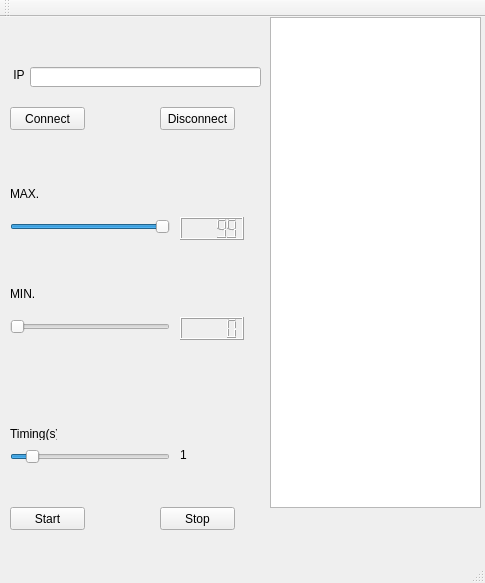
<?xml version="1.0" encoding="UTF-8"?>
<ui version="4.0">
 <class>MainWindow</class>
 <widget class="QMainWindow" name="MainWindow">
  <property name="geometry">
   <rect>
    <x>0</x>
    <y>0</y>
    <width>485</width>
    <height>583</height>
   </rect>
  </property>
  <property name="windowTitle">
   <string>MainWindow</string>
  </property>
  <widget class="QWidget" name="centralWidget">
   <widget class="QPushButton" name="ConnectButton">
    <property name="geometry">
     <rect>
      <x>10</x>
      <y>90</y>
      <width>75</width>
      <height>23</height>
     </rect>
    </property>
    <property name="text">
     <string>Connect</string>
    </property>
   </widget>
   <widget class="QPushButton" name="DisconnectButton">
    <property name="geometry">
     <rect>
      <x>160</x>
      <y>90</y>
      <width>75</width>
      <height>23</height>
     </rect>
    </property>
    <property name="text">
     <string>Disconnect</string>
    </property>
   </widget>
   <widget class="QTextBrowser" name="Producer_txtBox">
    <property name="geometry">
     <rect>
      <x>270</x>
      <y>0</y>
      <width>211</width>
      <height>491</height>
     </rect>
    </property>
   </widget>
   <widget class="QLabel" name="label">
    <property name="geometry">
     <rect>
      <x>10</x>
      <y>50</y>
      <width>16</width>
      <height>16</height>
     </rect>
    </property>
    <property name="text">
     <string> IP</string>
    </property>
   </widget>
   <widget class="QSlider" name="HS_MAX">
    <property name="geometry">
     <rect>
      <x>10</x>
      <y>200</y>
      <width>160</width>
      <height>19</height>
     </rect>
    </property>
    <property name="minimum">
     <number>1</number>
    </property>
    <property name="value">
     <number>99</number>
    </property>
    <property name="orientation">
     <enum>Qt::Horizontal</enum>
    </property>
   </widget>
   <widget class="QSlider" name="HS_MIN">
    <property name="geometry">
     <rect>
      <x>10</x>
      <y>300</y>
      <width>160</width>
      <height>19</height>
     </rect>
    </property>
    <property name="minimum">
     <number>0</number>
    </property>
    <property name="orientation">
     <enum>Qt::Horizontal</enum>
    </property>
   </widget>
   <widget class="QSlider" name="HS_Timing">
    <property name="geometry">
     <rect>
      <x>10</x>
      <y>430</y>
      <width>160</width>
      <height>19</height>
     </rect>
    </property>
    <property name="maximum">
     <number>10</number>
    </property>
    <property name="value">
     <number>1</number>
    </property>
    <property name="orientation">
     <enum>Qt::Horizontal</enum>
    </property>
   </widget>
   <widget class="QPushButton" name="StartButton">
    <property name="geometry">
     <rect>
      <x>10</x>
      <y>490</y>
      <width>75</width>
      <height>23</height>
     </rect>
    </property>
    <property name="text">
     <string>Start</string>
    </property>
   </widget>
   <widget class="QPushButton" name="StopButton">
    <property name="geometry">
     <rect>
      <x>160</x>
      <y>490</y>
      <width>75</width>
      <height>23</height>
     </rect>
    </property>
    <property name="text">
     <string>Stop</string>
    </property>
   </widget>
   <widget class="QLCDNumber" name="LCD_MAX">
    <property name="geometry">
     <rect>
      <x>180</x>
      <y>200</y>
      <width>64</width>
      <height>23</height>
     </rect>
    </property>
    <property name="value" stdset="0">
     <double>99.000000000000000</double>
    </property>
   </widget>
   <widget class="QLCDNumber" name="LCD_MIN">
    <property name="geometry">
     <rect>
      <x>180</x>
      <y>300</y>
      <width>64</width>
      <height>23</height>
     </rect>
    </property>
   </widget>
   <widget class="QLabel" name="label_2">
    <property name="geometry">
     <rect>
      <x>10</x>
      <y>170</y>
      <width>47</width>
      <height>13</height>
     </rect>
    </property>
    <property name="text">
     <string>MAX.</string>
    </property>
   </widget>
   <widget class="QLabel" name="label_3">
    <property name="geometry">
     <rect>
      <x>10</x>
      <y>270</y>
      <width>47</width>
      <height>13</height>
     </rect>
    </property>
    <property name="text">
     <string>MIN.</string>
    </property>
   </widget>
   <widget class="QLabel" name="label_4">
    <property name="geometry">
     <rect>
      <x>10</x>
      <y>410</y>
      <width>47</width>
      <height>13</height>
     </rect>
    </property>
    <property name="text">
     <string>Timing(s)</string>
    </property>
   </widget>
   <widget class="QLineEdit" name="IP_line">
    <property name="geometry">
     <rect>
      <x>30</x>
      <y>50</y>
      <width>231</width>
      <height>20</height>
     </rect>
    </property>
   </widget>
   <widget class="QLabel" name="LBL_Timing">
    <property name="geometry">
     <rect>
      <x>180</x>
      <y>430</y>
      <width>16</width>
      <height>16</height>
     </rect>
    </property>
    <property name="text">
     <string>1</string>
    </property>
   </widget>
  </widget>
  <widget class="QMenuBar" name="menuBar">
   <property name="geometry">
    <rect>
     <x>0</x>
     <y>0</y>
     <width>485</width>
     <height>21</height>
    </rect>
   </property>
   <property name="nativeMenuBar">
    <bool>false</bool>
   </property>
  </widget>
  <widget class="QToolBar" name="mainToolBar">
   <attribute name="toolBarArea">
    <enum>TopToolBarArea</enum>
   </attribute>
   <attribute name="toolBarBreak">
    <bool>false</bool>
   </attribute>
  </widget>
  <widget class="QStatusBar" name="statusBar"/>
 </widget>
 <layoutdefault spacing="6" margin="11"/>
 <resources/>
 <connections>
  <connection>
   <sender>HS_Timing</sender>
   <signal>valueChanged(int)</signal>
   <receiver>LBL_Timing</receiver>
   <slot>setNum(int)</slot>
   <hints>
    <hint type="sourcelabel">
     <x>84</x>
     <y>475</y>
    </hint>
    <hint type="destinationlabel">
     <x>192</x>
     <y>473</y>
    </hint>
   </hints>
  </connection>
  <connection>
   <sender>HS_MAX</sender>
   <signal>valueChanged(int)</signal>
   <receiver>LCD_MAX</receiver>
   <slot>display(int)</slot>
   <hints>
    <hint type="sourcelabel">
     <x>136</x>
     <y>240</y>
    </hint>
    <hint type="destinationlabel">
     <x>199</x>
     <y>245</y>
    </hint>
   </hints>
  </connection>
  <connection>
   <sender>HS_MIN</sender>
   <signal>valueChanged(int)</signal>
   <receiver>LCD_MIN</receiver>
   <slot>display(int)</slot>
   <hints>
    <hint type="sourcelabel">
     <x>109</x>
     <y>342</y>
    </hint>
    <hint type="destinationlabel">
     <x>211</x>
     <y>345</y>
    </hint>
   </hints>
  </connection>
 </connections>
</ui>
